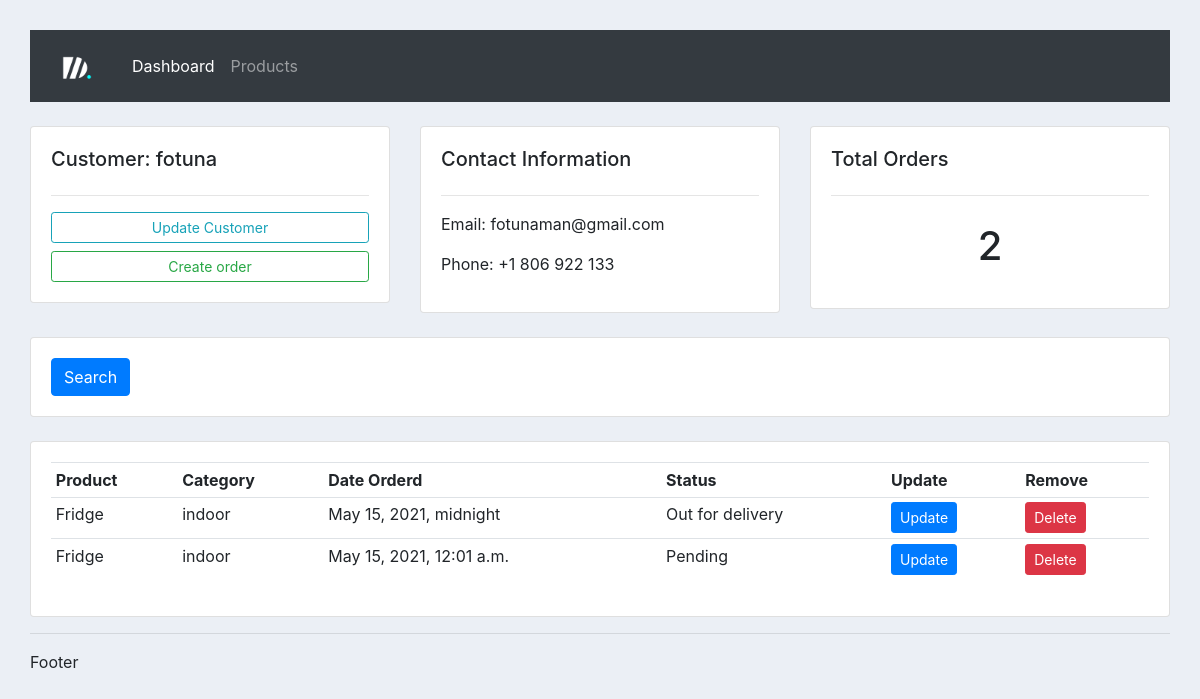
/customer/3/, run on the app's committed database.
### crm_app/models.py (models this page shows, shortened)
class Customer(models.Model):
    name = models.CharField(max_length=200, null=True)
    phone =models.CharField(max_length=200, null=True)
    email = models.CharField(max_length=200, null=True)
    date_created = models.DateTimeField(auto_now_add=True, null=True)

class Order(models.Model):
    STATUS =(
        ('Pending', 'Pending'),
        ('Out for delivery', 'Out for delivery'),
        ('Delivered', 'Delivered')
    )
    status = models.CharField(max_length=200, choices = STATUS, null=True)
    customer = models.ForeignKey(Customer, null=True, on_delete=CASCADE)
    product = models.ForeignKey(Product, null=True, on_delete=CASCADE)
    category = models.CharField(max_length=200, null=True)
    date_created = models.DateTimeField(auto_now_add=True, null=True)

class Product(models.Model):
    CATEGORY = (
        ('indoor', 'Indoor'),
        ('Outdoor', 'Outdoor')
    )
    name = models.CharField(max_length=200, null=True)
    price = models.FloatField(null=True)
    category = models.CharField(max_length=200, null=True, choices=CATEGORY)
    date_created = models.DateTimeField(auto_now_add=True)
    tags = models.ManyToManyField(Tag)
    def __str__(self):
        return self.name

### crm_app/views.py (the view)
# urls.py: path('customer/<str:pk>/', views.customer, name='customer'),
def customer(request, pk):
    customer = Customer.objects.get(id=pk)
    orders = customer.order_set.all()
    total_order = orders.count()
    context = {
        'customer':customer,
        'orders':orders,
        'total_order':total_order,}
    return render(request, 'crm_app/customer.html', context)

### crm_app/templates/crm_app/customer.html
{% extends 'crm_app/main_template.html' %}
{% block content %}
<br>
<div class="row">
	<div class="col-md">
		<div class="card card-body">
			<h5>Customer: {{customer.name}}</h5>
			<hr>
			<a class="btn btn-outline-info  btn-sm btn-block" href="">Update Customer</a>
			<a class="btn btn-outline-success  btn-sm btn-block" href="{% url 'create_order' customer.id %}">Create order</a>
		</div>
	</div>
	<div class="col-md">
		<div class="card card-body">
			<h5>Contact Information</h5>
			<hr>
			<p>Email: {{customer.email}} </p>
			<p>Phone: {{customer.phone}} </p>
		</div>
	</div>
	<div class="col-md">
		<div class="card card-body">
			<h5>Total Orders</h5>
			<hr>
			<h1 style="text-align: center;padding: 10px">{{total_order}}</h1>
		</div>
	</div>
</div>
<br>
<div class="row">
	<div class="col">
		<div class="card card-body">
			<form method="get">
		    <button class="btn btn-primary" type="submit">Search</button>
		  </form>
		</div>
	</div>
</div>
<br>
<div class="row">
	<div class="col-md">
		<div class="card card-body">
			<table class="table table-sm">
				<tr>
					<th>Product</th>
					<th>Category</th>
					<th>Date Orderd</th>
					<th>Status</th>
					<th>Update</th>
					<th>Remove</th>
				</tr>
                {% for order in orders %}
                <tr>
                    <td>{{order.product}}</td>
                    <td>{{order.product.category}}</td>
                    <td>{{order.date_created}}</td>
                    <td>{{order.status}}</td>
					<td><a href="{% url 'update_order' order.id %}" class="btn btn-sm btn-primary">Update</a></td>
                    <td><a href="{% url 'delete_order' order.id %}" class="btn btn-sm btn-danger">Delete</a></td>
                </tr>
                {% endfor %}
			</table>
		</div>
	</div>
</div>
{% endblock %}

### crm_app/static/crm_app/style.css (style rules this page uses)
body { background-color: #ebeff5; padding:30px }

### data on the page
Customer: name "fotuna", email "fotunaman@gmail.com", phone "+1 806 922 133"
Order: product "Fridge", product.category "indoor", date_created "May 15, 2021, midnight", status "Out for delivery"
Order: product "Fridge", product.category "indoor", date_created "May 15, 2021, 12:01 a.m.", status "Pending"

### other printed values
{{ total_order }} "2"
